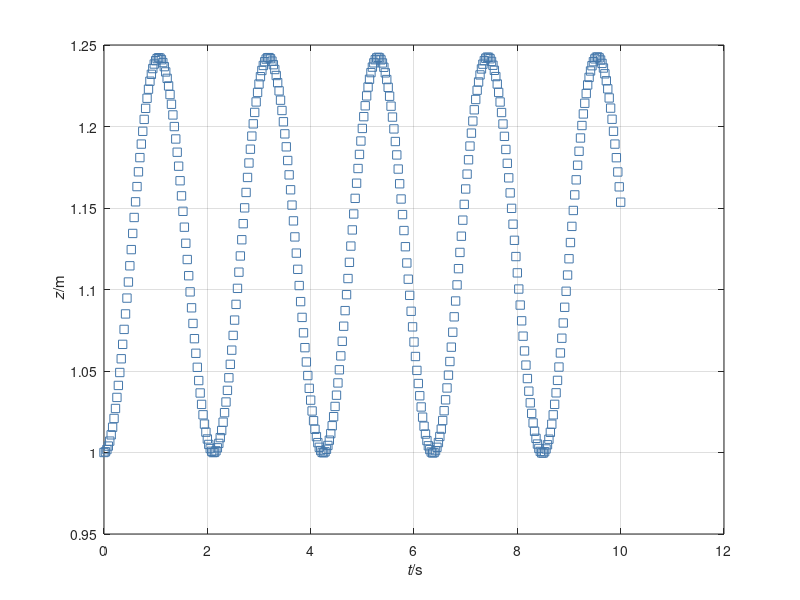

The MATLAB source for this figure:
%%% Simulation of two bodies connected by Hookean material in 2D
%% Coordinates (t, x, z)

%% Constants
ma = 9;	  % kg: mass object a
g = 9.8;  % N/kg: gravitational acceleration
R = 8.31446261815;  % J/(K*mol): molar gas constant
A = 0.03^2;         % m^2: area of piston

%% Initial conditions
t = 0;	       % s: initial time
ra = 1;  % m: initial position object a
va = 0;  % m/s: initial velocity object a

%% Boundary conditions
Ga = -ma * g;  % N: gravity supply object a
rb = 0; % m: point of attachment
N = 0.04;           % mol: amount of ideal gas
T = 273.15 + 23;  % K: initial temperature of gas

%% Parameters for time loop
t1 = 10;	      % s: final time
dt = 0.0001;  % s: time step %@

%% Plotting
dtplot = t1/360;  % time interval between plots
tplot = dtplot;	  % time for next plot
figure
plot(t, ra, 's', 'color', '#4477AA')
hold on; grid on
xlabel('{\it t}/s'); ylabel('{\it z}/m') %@

%% Numerical time integration
while t < t1
  %% constitutive relations
  Pa = ma * va;
  Fa = R * N * T / ra;

  %% balance laws
  t = t + dt;
  Pa = Pa + (Fa + Ga) * dt;
  ra = ra + va * dt;

  %% constitutive relations
  va = Pa / ma; %@

  %% plot
  if t > tplot
    plot(t, ra, 's', 'color', '#4477AA')
    pause(0)
    tplot = tplot + dtplot;
  end %@
end
